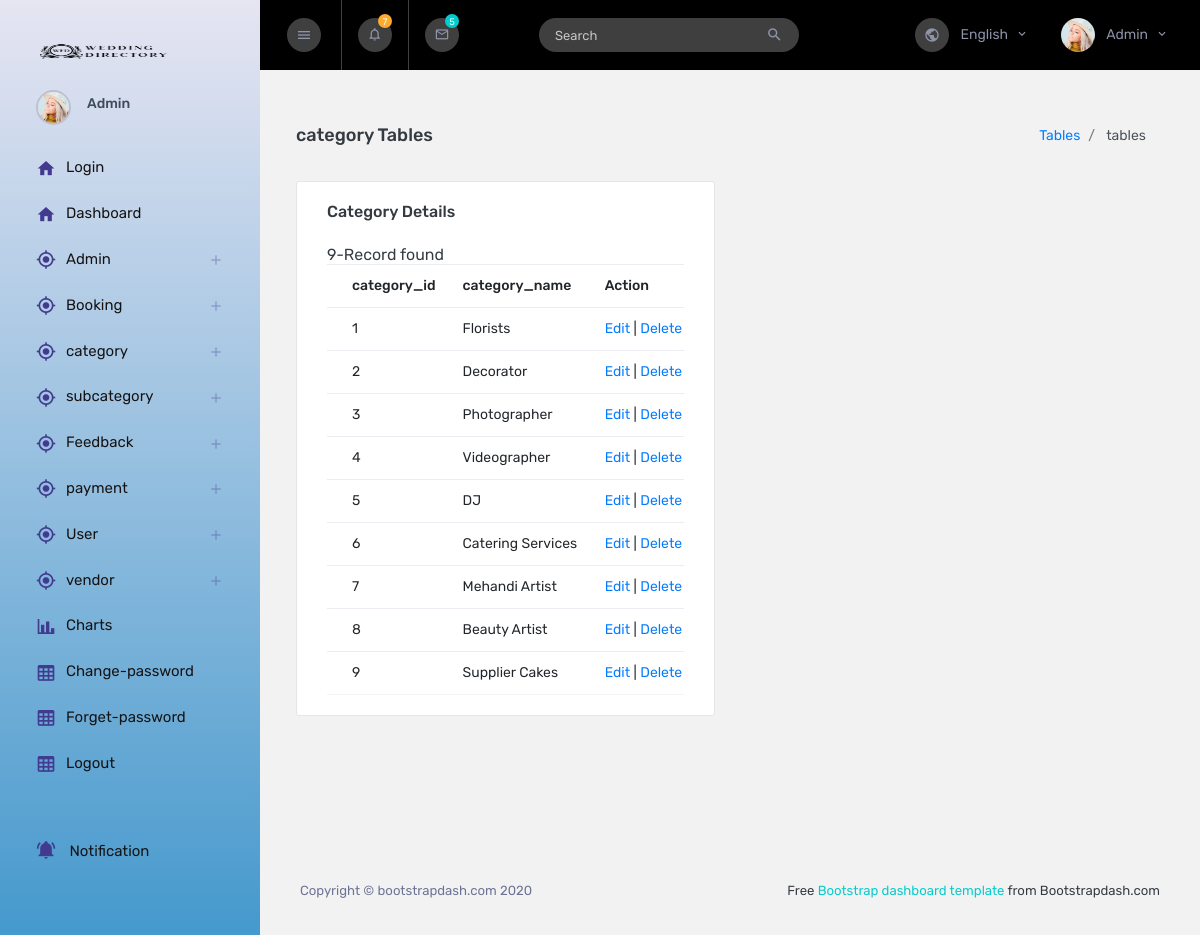
Page /admin/display-category.php on the committed database.
### tables this page shows
CREATE TABLE `tbl_category` (
  `category_id` int(5) NOT NULL,
  `category_name` varchar(250) NOT NULL
);

### admin/display-category.php (the view, shortened to what this page needs)
<?php
  require './class/atclass.php';
?>
<!DOCTYPE html>
<html lang="en">
  <head>
    <link rel="stylesheet" href="assets/vendors/mdi/css/materialdesignicons.min.css" />
    <link rel="stylesheet" href="assets/vendors/flag-icon-css/css/flag-icon.min.css" />
    <link rel="stylesheet" href="assets/vendors/css/vendor.bundle.base.css" />
    <link rel="stylesheet" href="assets/css/style.css" />
  </head>
  <body>
    <div class="container-scroller">
       <?php
         include './themes/sidebar.php';
         ?>
      <div class="container-fluid page-body-wrapper">
         <?php
         include './themes/navbar.php';
         ?>
        <div class="main-panel">
          <div class="content-wrapper">
            <div class="page-header">
              <h3 class="page-title">category Tables</h3>
              <nav aria-label="breadcrumb">
                <ol class="breadcrumb">
                  <li class="breadcrumb-item"><a href="#">Tables</a></li>
                  <li class="breadcrumb-item active" aria-current="page">  tables </li>
                </ol>
              </nav>
            </div>
            <div class="row">
              <div class="col-lg-6 grid-margin stretch-card">
                <div class="card">
                  <div class="card-body">
                    <h4 class="card-title">category details</h4>
                    <div class="table-responsive">
                      <table class="table">
                        <thead>
                          <tr>
                            <th>category_id</th>
                            <th>category_name</th>
                            <th>Action</th>
                          </tr>
                        </thead>
                        <tbody>
                        <?php
                          $selectq=mysqli_query($connection, "select * from tbl_category")or die(mysqli_error($connection));
                          while($vendorrow=mysqli_fetch_array($selectq))
                          {
                            echo "<tr>";
                            echo "<td>{$vendorrow['category_id']}</td>";
                            echo "<td>{$vendorrow['category_name']}</td>";
                            echo "<td> <a href='edit-category.php?eid={$vendorrow['category_id']}'>Edit</a> | <a href='display-category.php?did={$vendorrow['category_id']}'>Delete</a>  </td>";
                            echo "</tr>";
                          }
                        ?>
                        </tbody>
                      </table>
                    </div>
                  </div>
                </div>
              </div>
            </div>
          </div>
            <?php
              include './themes/footer.php';
              ?>
        </div>
      </div>
    </div>
  </body>
</html>

### admin/themes/sidebar.php (shortened to what this page needs)
<nav class="sidebar sidebar-offcanvas" id="sidebar">
       <div class="text-center sidebar-brand-wrapper d-flex align-items-center">
         <a class="sidebar-brand brand-logo" href="home.php"><img src="assets/images/2.png" alt="logo" /></a>
       </div>
       <ul class="nav">
         <li class="nav-item nav-profile">
           <a href="#" class="nav-link">
             <div class="nav-profile-image">
               <img src="assets/images/faces/face1.jpg" alt="profile" />
             </div>
             <div class="nav-profile-text d-flex flex-column pr-3">
               <span class="font-weight-medium mb-2">Admin</span>
             </div>
           </a>
         </li>
         <li class="nav-item">
           <a class="nav-link" href="login.php">
             <i class="mdi mdi-home menu-icon"></i>
             <span class="menu-title">Login</span>
           </a>
         </li>
         <li class="nav-item">
           <a class="nav-link" href="home.php">
             <i class="mdi mdi-home menu-icon"></i>
             <span class="menu-title">Dashboard</span>
           </a>
         </li>
         <li class="nav-item">
           <a class="nav-link" data-toggle="collapse" href="#ui-basic" aria-expanded="false" aria-controls="ui-basic">
             <i class="mdi mdi-crosshairs-gps menu-icon"></i>
             <span class="menu-title">Admin</span>
             <i class="menu-arrow"></i>
           </a>
         </li>
         <li class="nav-item">
           <a class="nav-link" data-toggle="collapse" href="#ui-basic" aria-expanded="false" aria-controls="ui-basic">
             <i class="mdi mdi-crosshairs-gps menu-icon"></i>
             <span class="menu-title">Booking</span>
             <i class="menu-arrow"></i>
           </a>
         </li>
           <li class="nav-item">
           <a class="nav-link" data-toggle="collapse" href="#ui-basic" aria-expanded="false" aria-controls="ui-basic">
             <i class="mdi mdi-crosshairs-gps menu-icon"></i>
             <span class="menu-title">category</span>
             <i class="menu-arrow"></i>
           </a>
         </li>
         <li class="nav-item">
           <a class="nav-link" data-toggle="collapse" href="#ui-basic" aria-expanded="false" aria-controls="ui-basic">
             <i class="mdi mdi-crosshairs-gps menu-icon"></i>
             <span class="menu-title">subcategory</span>
             <i class="menu-arrow"></i>
           </a>
         </li>
           <li class="nav-item">
           <a class="nav-link" data-toggle="collapse" href="#ui-basic" aria-expanded="false" aria-controls="ui-basic">
             <i class="mdi mdi-crosshairs-gps menu-icon"></i>
             <span class="menu-title">Feedback</span>
             <i class="menu-arrow"></i>
           </a>
         </li>
           <li class="nav-item">
           <a class="nav-link" data-toggle="collapse" href="#ui-basic" aria-expanded="false" aria-controls="ui-basic">
             <i class="mdi mdi-crosshairs-gps menu-icon"></i>
             <span class="menu-title">payment</span>
             <i class="menu-arrow"></i>
           </a>
         </li>
           <li class="nav-item">
           <a class="nav-link" data-toggle="collapse" href="#ui-basic" aria-expanded="false" aria-controls="ui-basic">
             <i class="mdi mdi-crosshairs-gps menu-icon"></i>
             <span class="menu-title">User</span>
             <i class="menu-arrow"></i>
           </a>
         </li>
           <li class="nav-item">
           <a class="nav-link" data-toggle="collapse" href="#ui-basic" aria-expanded="false" aria-controls="ui-basic">
             <i class="mdi mdi-crosshairs-gps menu-icon"></i>
             <span class="menu-title">vendor</span>
             <i class="menu-arrow"></i>
           </a>
         </li>
         <li class="nav-item">
           <a class="nav-link" href="chart.php">
             <i class="mdi mdi-chart-bar menu-icon"></i>
             <span class="menu-title">Charts</span>
           </a>
         </li>
         <li class="nav-item">
           <a class="nav-link" href='change.php'>
           <i class="mdi mdi-table-large menu-icon"></i>
             <span class="menu-title">Change-password</span>
           </a>
         </li>
         <li class="nav-item">
           <a class="nav-link" href='forget-password.php'>
           <i class="mdi mdi-table-large menu-icon"></i>
             <span class="menu-title">Forget-password</span>
           </a>
         </li>
         <li class="nav-item">
           <a class="nav-link" href='logout.php'>
             <i class="mdi mdi-table-large menu-icon"></i>
             <span class="menu-title">Logout</span>
           </a>
         </li>
         <li class="nav-item sidebar-actions">
           <div class="nav-link">
             <div class="mt-4">
               <div class="border-none">
               <i class="mdi mdi-bell-ring menu-icon"></i>
               <span class="menu-title">Notification</span>
               </div>
             </div>
           </div>
         </li>
       </ul>
     </nav>

### admin/themes/navbar.php (shortened to what this page needs)
<nav class="navbar col-lg-12 col-12 p-lg-0 fixed-top d-flex flex-row">
  <div class="navbar-menu-wrapper d-flex align-items-stretch justify-content-between">
    <button class="navbar-toggler navbar-toggler align-self-center mr-2" type="button" data-toggle="minimize">
      <i class="mdi mdi-menu"></i>
    </button>
    <ul class="navbar-nav">
      <li class="nav-item dropdown">
        <a class="nav-link count-indicator dropdown-toggle" id="notificationDropdown" href="#" data-toggle="dropdown">
          <i class="mdi mdi-bell-outline"></i>
          <span class="count count-varient1">7</span>
        </a>
      </li>
      <li class="nav-item dropdown d-none d-sm-flex">
        <a class="nav-link count-indicator dropdown-toggle" id="messageDropdown" href="#" data-toggle="dropdown">
          <i class="mdi mdi-email-outline"></i>
          <span class="count  count-varient2">5</span>
        </a>
      </li>
      <li class="nav-item nav-search border-0 ml-1 ml-md-3 ml-lg-5 d-none d-md-flex">
        <form class="nav-link form-inline mt-2 mt-md-0">
          <div class="input-group">
            <input type="text" class="form-control" placeholder="Search">
            <div class="input-group-append">
              <span class="input-group-text">
                <i class="mdi mdi-magnify"></i>
              </span>
            </div>
          </div>
        </form>
      </li>
    </ul>
    <ul class="navbar-nav navbar-nav-right ml-lg-auto">
      <li class="nav-item dropdown d-none d-xl-flex border-0">
        <a class="nav-link dropdown-toggle" id="languageDropdown" href="#" data-toggle="dropdown">
          <i class="mdi mdi-earth"></i> English </a>
      </li>
      <li class="nav-item  nav-profile dropdown border-0">
        <a class="nav-link dropdown-toggle" id="profileDropdown" href="#" data-toggle="dropdown">
          <img class="nav-profile-img mr-2" alt="" src="assets/images/faces/face1.jpg">
          <span class="profile-name">Admin</span>
        </a>
      </li>
    </ul>
  </div>
</nav>

### admin/themes/footer.php
<footer class="footer">
            <div class="d-sm-flex justify-content-center justify-content-sm-between">
              <span class="text-muted d-block text-center text-sm-left d-sm-inline-block">Copyright © bootstrapdash.com 2020</span>
              <span class="float-none float-sm-right d-block mt-1 mt-sm-0 text-center"> Free <a href="https://www.bootstrapdash.com/" target="_blank">Bootstrap dashboard template</a> from Bootstrapdash.com</span>
            </div>
          </footer>

### rows in the picture
tbl_category: category_id "1", category_name "Florists"
tbl_category: category_id "2", category_name "Decorator"
tbl_category: category_id "3", category_name "Photographer"
tbl_category: category_id "4", category_name "Videographer"
tbl_category: category_id "5", category_name "DJ"
tbl_category: category_id "6", category_name "Catering Services"
tbl_category: category_id "7", category_name "Mehandi Artist"
tbl_category: category_id "8", category_name "Beauty Artist"
tbl_category: category_id "9", category_name "Supplier Cakes"
